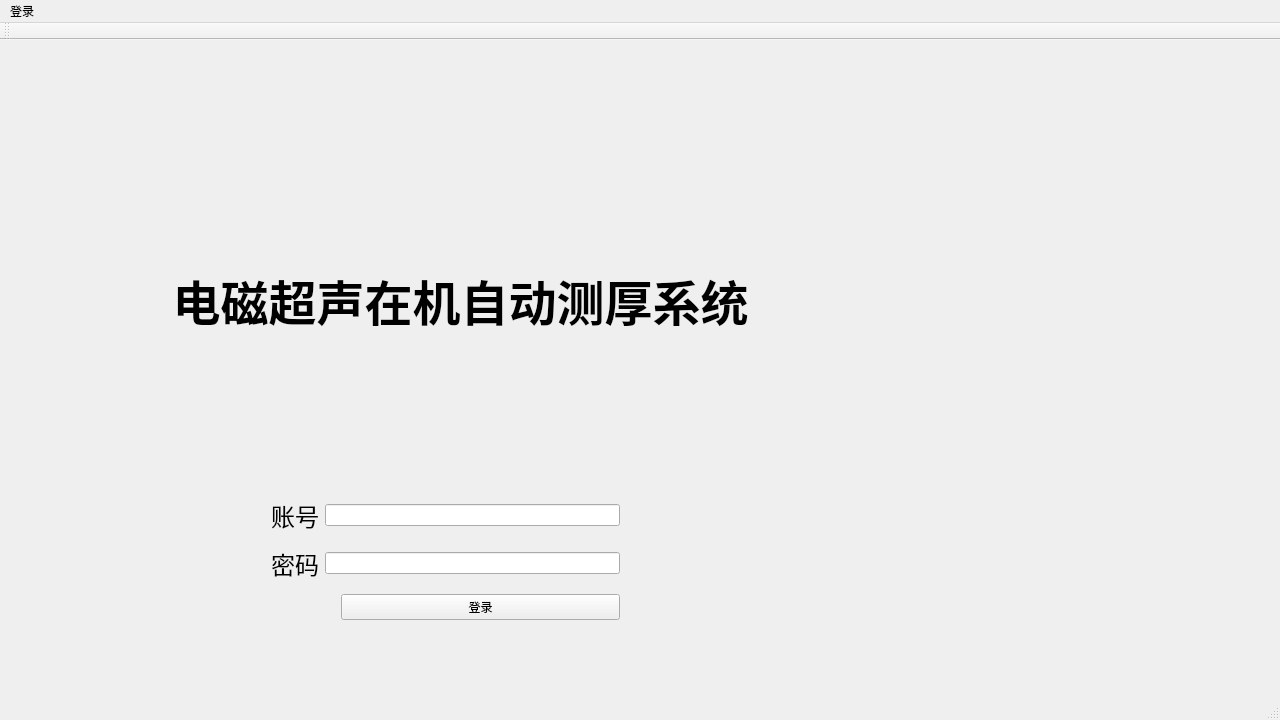
<?xml version="1.0" encoding="UTF-8"?>
<ui version="4.0">
 <class>loginClass</class>
 <widget class="QMainWindow" name="loginClass">
  <property name="geometry">
   <rect>
    <x>0</x>
    <y>0</y>
    <width>1280</width>
    <height>720</height>
   </rect>
  </property>
  <property name="windowTitle">
   <string>login</string>
  </property>
  <widget class="QWidget" name="centralWidget">
   <widget class="QLabel" name="lbl_pic">
    <property name="geometry">
     <rect>
      <x>0</x>
      <y>0</y>
      <width>1271</width>
      <height>651</height>
     </rect>
    </property>
    <property name="text">
     <string/>
    </property>
   </widget>
   <widget class="QWidget" name="layoutWidget">
    <property name="geometry">
     <rect>
      <x>260</x>
      <y>440</y>
      <width>371</width>
      <height>161</height>
     </rect>
    </property>
    <layout class="QVBoxLayout" name="verticalLayout">
     <item>
      <layout class="QHBoxLayout" name="horizontalLayout">
       <item>
        <widget class="QLabel" name="label_account">
         <property name="text">
          <string>&lt;html&gt;&lt;head/&gt;&lt;body&gt;&lt;p align=&quot;center&quot;&gt;&lt;span style=&quot; font-size:18pt;&quot;&gt;账号&lt;/span&gt;&lt;/p&gt;&lt;/body&gt;&lt;/html&gt;</string>
         </property>
        </widget>
       </item>
       <item>
        <widget class="QLineEdit" name="ldt_account"/>
       </item>
      </layout>
     </item>
     <item>
      <layout class="QHBoxLayout" name="horizontalLayout_2">
       <item>
        <widget class="QLabel" name="label_password">
         <property name="text">
          <string>&lt;html&gt;&lt;head/&gt;&lt;body&gt;&lt;p align=&quot;center&quot;&gt;&lt;span style=&quot; font-size:18pt;&quot;&gt;密码&lt;/span&gt;&lt;/p&gt;&lt;/body&gt;&lt;/html&gt;</string>
         </property>
        </widget>
       </item>
       <item>
        <widget class="QLineEdit" name="ldt_password"/>
       </item>
      </layout>
     </item>
     <item>
      <layout class="QHBoxLayout" name="horizontalLayout_3">
       <item>
        <spacer name="horizontalSpacer">
         <property name="orientation">
          <enum>Qt::Horizontal</enum>
         </property>
         <property name="sizeType">
          <enum>QSizePolicy::Fixed</enum>
         </property>
         <property name="sizeHint" stdset="0">
          <size>
           <width>70</width>
           <height>20</height>
          </size>
         </property>
        </spacer>
       </item>
       <item>
        <widget class="QPushButton" name="ptn_login">
         <property name="text">
          <string>登录</string>
         </property>
        </widget>
       </item>
      </layout>
     </item>
    </layout>
   </widget>
   <widget class="QLabel" name="label_title">
    <property name="geometry">
     <rect>
      <x>0</x>
      <y>220</y>
      <width>921</width>
      <height>81</height>
     </rect>
    </property>
    <property name="text">
     <string>&lt;html&gt;&lt;head/&gt;&lt;body&gt;&lt;p align=&quot;center&quot;&gt;&lt;span style=&quot; font-size:36pt; font-weight:600;&quot;&gt;电磁超声在机自动测厚系统&lt;/span&gt;&lt;/p&gt;&lt;/body&gt;&lt;/html&gt;</string>
    </property>
   </widget>
  </widget>
  <widget class="QMenuBar" name="menuBar">
   <property name="geometry">
    <rect>
     <x>0</x>
     <y>0</y>
     <width>1280</width>
     <height>26</height>
    </rect>
   </property>
   <widget class="QMenu" name="menu">
    <property name="title">
     <string>登录</string>
    </property>
   </widget>
   <addaction name="menu"/>
  </widget>
  <widget class="QToolBar" name="mainToolBar">
   <attribute name="toolBarArea">
    <enum>TopToolBarArea</enum>
   </attribute>
   <attribute name="toolBarBreak">
    <bool>false</bool>
   </attribute>
  </widget>
  <widget class="QStatusBar" name="statusBar"/>
 </widget>
 <layoutdefault spacing="6" margin="11"/>
 <resources/>
 <connections/>
</ui>
